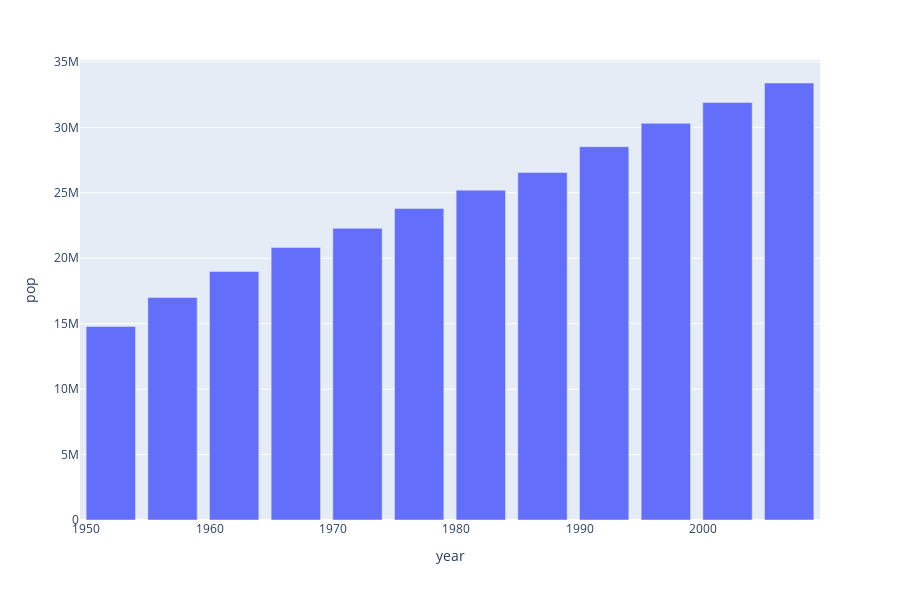

Here is the notebook cell this chart was saved with:
### Markdown cell above
---

### Code cell
import plotly.express as px

data_canada = px.data.gapminder().query("country == 'Canada'")
fig = px.bar(data_canada, x='year', y='pop')
fig.show()

### Figure 1 — Plotly figure (JSON) as saved in the notebook; plotly's stock layout.template omitted (floating-point values rounded to 4 significant figures)
{"data": [{"alignmentgroup": "True", "hoverlabel": {"namelength": 0}, "hovertemplate": "year=%{x}<br>pop=%{y}", "legendgroup": "", "marker": {"color": "#636efa"}, "name": "", "offsetgroup": "", "orientation": "v", "showlegend": false, "textposition": "auto", "type": "bar", "x": [1952, 1957, 1962, 1967, 1972, 1977, 1982, 1987, 1992, 1997, 2002, 2007], "xaxis": "x", "y": [14785584, 17010154, 18985849, 20819767, 22284500, 23796400, 25201900, 26549700, 28523502, 30305843, 31902268, 33390141], "yaxis": "y"}], "layout": {"barmode": "relative", "height": 600, "legend": {"tracegroupgap": 0}, "margin": {"t": 60}, "xaxis": {"anchor": "y", "domain": [0, 1], "title": {"text": "year"}}, "yaxis": {"anchor": "x", "domain": [0, 1], "title": {"text": "pop"}}}}
